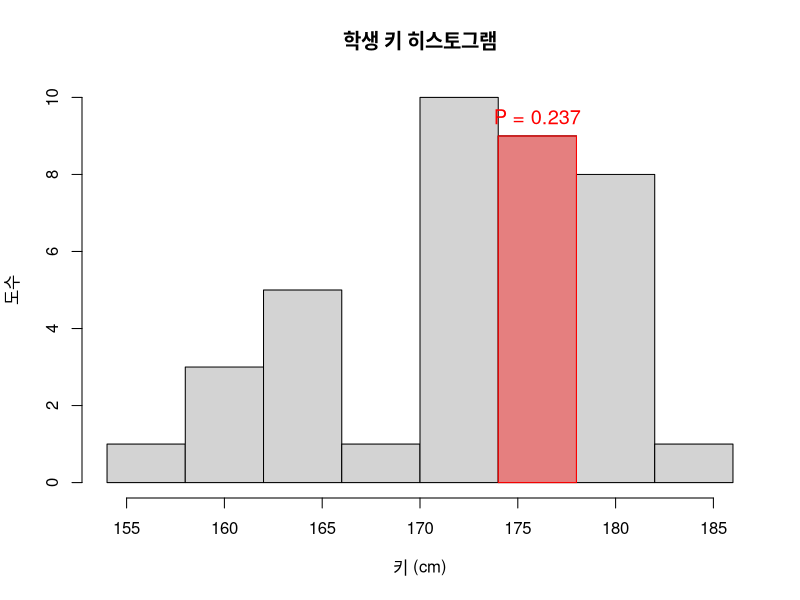

Write R code to recreate this figure.
## ---- chunk 1
dhyper(x=3, m=49, n=1, k=4)
## ---- chunk 2
dhyper(x=3, m=6, n=4, k=3)
## ---- chunk 3
1 - dhyper(x=0, m=6, n=4, k=3)
## ---- chunk 4
dpois(5, lambda = 8)
## ---- chunk 5
dpois(2, lambda = 4)
## ---- chunk 6
1 - dpois(0, lambda = 4)
## ---- chunk 7
# 구간
height_class <- c(
  "154 이상 158 미만",
  "158 이상 162 미만",
  "162 이상 166 미만",
  "166 이상 170 미만",
  "170 이상 174 미만",
  "174 이상 178 미만",
  "178 이상 182 미만",
  "182 이상 186 미만"
)

# 도수
frequency <- c(1, 3, 5, 1, 10, 9, 8, 1)

# 상대도수
rel_freq <- c(0.026, 0.079, 0.132, 0.026,
              0.263, 0.237, 0.211, 0.026)

# 데이터프레임 생성
table_df <- data.frame(
  키_구간 = height_class,
  도수 = frequency,
  상대도수 = rel_freq
)
# 합계 계산
total_freq <- sum(frequency)
total_rel  <- sum(rel_freq)

# 합계 행 만들기
total_row <- data.frame(
  키_구간 = "합계",
  도수 = total_freq,
  상대도수 = total_rel
)

# 표에 추가
table_df <- rbind(table_df, total_row)

table_df
## ---- chunk 8
breaks <- c(154, 158, 162, 166, 170, 174, 178, 182, 186)
freq <- c(1, 3, 5, 1, 10, 9, 8, 1)

midpoints <- (breaks[-1] + breaks[-length(breaks)]) / 2
data <- rep(midpoints, freq)

hist(
  data,
  breaks = breaks,
  col = "lightgray",
  border = "black",
  main = "학생 키 히스토그램",
  xlab = "키 (cm)",
  ylab = "도수"
)

rect(174, 0, 178, 9,
     col = rgb(1, 0, 0, 0.4),
     border = "red")

text(176, 9.5, "P = 0.237",
     col = "red", cex = 1.2)

## ---- chunk 9
mu <- 650000
sigma <- 80000

p <- pnorm(700000, mean = mu, sd = sigma) - pnorm(500000, mean = mu, sd = sigma)
p
## ---- chunk 10
mu2 <- 22
sigma2 <- 3

p2 <- pnorm(30, mean = mu2, sd = sigma2)
p2
## ---- chunk 11
mu3 <- 340
sigma3 <- 0.2

p3 <- pnorm(339.9, mean = mu3, sd = sigma3) - pnorm(339.7, mean = mu3, sd = sigma3)
p3
## ---- chunk 12
mu4 <- 340
sigma4 <- 0.2

p4 <- pnorm(340.6, mean = mu4, sd = sigma4) - pnorm(340.2, mean = mu4, sd = sigma4)
p4
